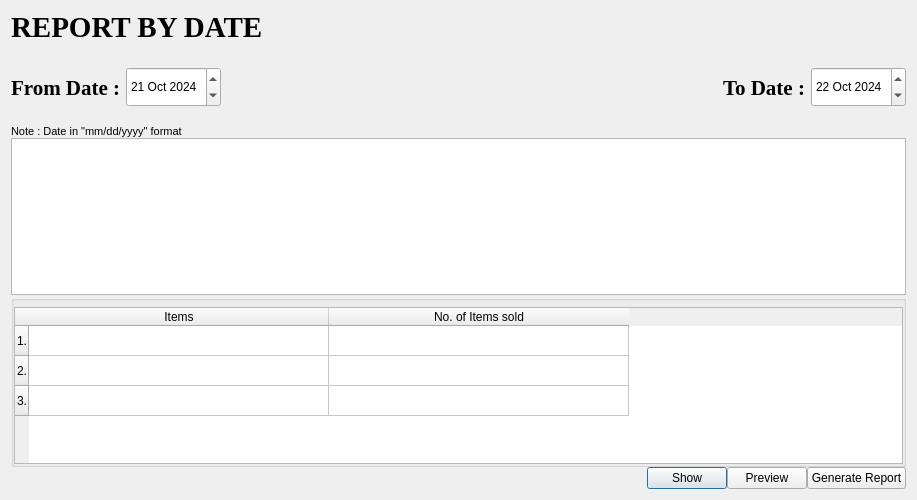
<?xml version="1.0" encoding="UTF-8"?>
<ui version="4.0">
 <class>SortByDate</class>
 <widget class="QDialog" name="SortByDate">
  <property name="geometry">
   <rect>
    <x>0</x>
    <y>0</y>
    <width>917</width>
    <height>500</height>
   </rect>
  </property>
  <property name="windowTitle">
   <string>Dialog</string>
  </property>
  <layout class="QVBoxLayout" name="verticalLayout_4">
   <item>
    <layout class="QVBoxLayout" name="verticalLayout_2">
     <item>
      <widget class="QLabel" name="label_4">
       <property name="font">
        <font>
         <family>Times New Roman</family>
         <pointsize>22</pointsize>
         <weight>75</weight>
         <bold>true</bold>
        </font>
       </property>
       <property name="text">
        <string>REPORT BY DATE</string>
       </property>
       <property name="alignment">
        <set>Qt::AlignLeading|Qt::AlignLeft|Qt::AlignVCenter</set>
       </property>
      </widget>
     </item>
     <item>
      <layout class="QVBoxLayout" name="verticalLayout">
       <property name="spacing">
        <number>0</number>
       </property>
       <item>
        <layout class="QHBoxLayout" name="horizontalLayout_3">
         <item>
          <layout class="QHBoxLayout" name="horizontalLayout">
           <item>
            <widget class="QLabel" name="label">
             <property name="minimumSize">
              <size>
               <width>0</width>
               <height>75</height>
              </size>
             </property>
             <property name="font">
              <font>
               <family>Times New Roman</family>
               <pointsize>16</pointsize>
               <weight>75</weight>
               <bold>true</bold>
              </font>
             </property>
             <property name="text">
              <string>From Date : </string>
             </property>
            </widget>
           </item>
           <item>
            <widget class="QDateEdit" name="dateEditFrom">
             <property name="minimumSize">
              <size>
               <width>0</width>
               <height>40</height>
              </size>
             </property>
             <property name="dateTime">
              <datetime>
               <hour>0</hour>
               <minute>0</minute>
               <second>0</second>
               <year>2024</year>
               <month>10</month>
               <day>21</day>
              </datetime>
             </property>
            </widget>
           </item>
          </layout>
         </item>
         <item>
          <spacer name="horizontalSpacer">
           <property name="orientation">
            <enum>Qt::Horizontal</enum>
           </property>
           <property name="sizeHint" stdset="0">
            <size>
             <width>20</width>
             <height>20</height>
            </size>
           </property>
          </spacer>
         </item>
         <item>
          <layout class="QHBoxLayout" name="horizontalLayout_2">
           <item>
            <widget class="QLabel" name="label_2">
             <property name="font">
              <font>
               <family>Times New Roman</family>
               <pointsize>16</pointsize>
               <weight>75</weight>
               <bold>true</bold>
              </font>
             </property>
             <property name="text">
              <string>To Date : </string>
             </property>
            </widget>
           </item>
           <item>
            <widget class="QDateEdit" name="dateEditTo">
             <property name="minimumSize">
              <size>
               <width>0</width>
               <height>40</height>
              </size>
             </property>
             <property name="dateTime">
              <datetime>
               <hour>0</hour>
               <minute>0</minute>
               <second>0</second>
               <year>2024</year>
               <month>10</month>
               <day>22</day>
              </datetime>
             </property>
            </widget>
           </item>
          </layout>
         </item>
        </layout>
       </item>
       <item>
        <widget class="QLabel" name="label_3">
         <property name="font">
          <font>
           <pointsize>8</pointsize>
          </font>
         </property>
         <property name="text">
          <string>Note : Date in &quot;mm/dd/yyyy&quot; format</string>
         </property>
        </widget>
       </item>
       <item>
        <widget class="QTableView" name="tableView"/>
       </item>
       <item>
        <widget class="QGroupBox" name="groupBox">
         <property name="sizePolicy">
          <sizepolicy hsizetype="Expanding" vsizetype="Expanding">
           <horstretch>0</horstretch>
           <verstretch>0</verstretch>
          </sizepolicy>
         </property>
         <property name="minimumSize">
          <size>
           <width>0</width>
           <height>0</height>
          </size>
         </property>
         <property name="title">
          <string/>
         </property>
         <layout class="QVBoxLayout" name="verticalLayout_3">
          <property name="spacing">
           <number>0</number>
          </property>
          <property name="leftMargin">
           <number>0</number>
          </property>
          <property name="topMargin">
           <number>6</number>
          </property>
          <property name="rightMargin">
           <number>0</number>
          </property>
          <property name="bottomMargin">
           <number>0</number>
          </property>
          <item>
           <widget class="QTableWidget" name="tableWidget">
            <attribute name="horizontalHeaderDefaultSectionSize">
             <number>300</number>
            </attribute>
            <row>
             <property name="text">
              <string>1.</string>
             </property>
            </row>
            <row>
             <property name="text">
              <string>2.</string>
             </property>
            </row>
            <row>
             <property name="text">
              <string>3.</string>
             </property>
            </row>
            <column>
             <property name="text">
              <string>Items</string>
             </property>
            </column>
            <column>
             <property name="text">
              <string>No. of Items sold</string>
             </property>
            </column>
           </widget>
          </item>
         </layout>
        </widget>
       </item>
       <item>
        <layout class="QHBoxLayout" name="horizontalLayout_4">
         <item>
          <spacer name="horizontalSpacer_2">
           <property name="orientation">
            <enum>Qt::Horizontal</enum>
           </property>
           <property name="sizeHint" stdset="0">
            <size>
             <width>40</width>
             <height>20</height>
            </size>
           </property>
          </spacer>
         </item>
         <item>
          <widget class="QPushButton" name="pushButtonShow">
           <property name="text">
            <string>Show</string>
           </property>
          </widget>
         </item>
         <item>
          <widget class="QPushButton" name="pushButtonPreview">
           <property name="text">
            <string>Preview</string>
           </property>
          </widget>
         </item>
         <item>
          <widget class="QPushButton" name="pushButtonGenerateReportPerDate">
           <property name="text">
            <string>Generate Report</string>
           </property>
          </widget>
         </item>
        </layout>
       </item>
      </layout>
     </item>
    </layout>
   </item>
  </layout>
 </widget>
 <resources/>
 <connections/>
</ui>
